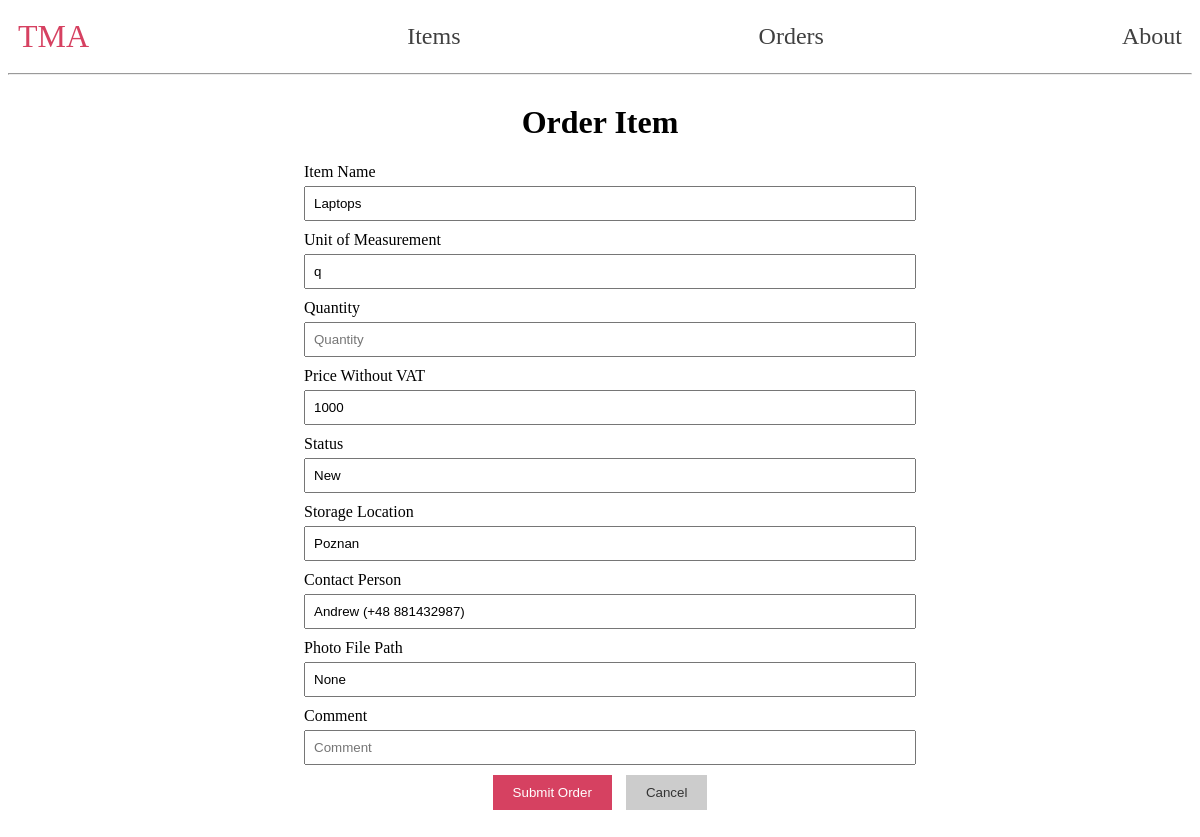
Page /orders/create/1 on the committed database.
### tables this page shows
CREATE TABLE Items (
    ItemID INTEGER PRIMARY KEY,
    ItemGroup VARCHAR(255) NOT NULL,
    UnitOfMeasurement VARCHAR(255) NOT NULL,
    Quantity INTEGER NOT NULL,
    PriceWithoutVAT DECIMAL(10, 2) NOT NULL,
    Status VARCHAR(255) NOT NULL,
    StorageLocation VARCHAR(255),
    ContactPerson TEXT,
    PhotoFilePath VARCHAR(255)
);

### app/routes/requests.py (the view, shortened to what this page needs)
@requests_bp.route('/orders/create/<int:item_id>', methods=['GET', 'POST'])
def order_item(item_id):
    conn = get_db_connection()
    cursor = conn.cursor()
    cursor.execute("SELECT * FROM Items WHERE ItemID = ?", (item_id,))
    item = cursor.fetchone()
    conn.close()
    return render_template('order_item.html', item=item)

### app/utils.py (called while the page is built)
def get_db_connection():
    current_dir = os.path.dirname(os.path.abspath(__file__))
    parent_dir = os.path.dirname(current_dir)
    db_path = os.path.join(parent_dir, 'db', 'database.db')
    conn = sqlite3.connect(db_path)
    conn.row_factory = sqlite3.Row
    return conn

### app/templates/order_item.html
{% extends 'base.html' %}
{% block content %}
    <div style="display: flex; justify-content: center;">
        <div style="width: 50%;">
            <h1 style="text-align: center;">Order Item</h1>
            <form method="post" style="margin-bottom: 20px;">
                <label for="item_group" style="display: block; margin-bottom: 5px;">Item Name</label>
                <input type="text" name="item_group" placeholder="Item group" value="{{ item['ItemGroup'] }}" readonly style="padding: 8px; width: 100%; margin-bottom: 10px;">
                <label for="unit_of_measurement" style="display: block; margin-bottom: 5px;">Unit of Measurement</label>
                <input type="text" name="unit_of_measurement" placeholder="Unit of measurement" value="{{ item['UnitOfMeasurement'] }}" readonly style="padding: 8px; width: 100%; margin-bottom: 10px;">
                <label for="quantity" style="display: block; margin-bottom: 5px;">Quantity</label>
                <input type="number" name="quantity" placeholder="Quantity" value="" required style="padding: 8px; width: 100%; margin-bottom: 10px;">
                <label for="price_without_vat" style="display: block; margin-bottom: 5px;">Price Without VAT</label>
                <input type="text" name="price_without_vat" placeholder="Price without VAT" value="{{ item['PriceWithoutVAT'] }}" readonly style="padding: 8px; width: 100%; margin-bottom: 10px;">
                <label for="status" style="display: block; margin-bottom: 5px;">Status</label>
                <input type="text" name="status" placeholder="Status" value="{{ item['Status'] }}" readonly style="padding: 8px; width: 100%; margin-bottom: 10px;">
                <label for="storage_location" style="display: block; margin-bottom: 5px;">Storage Location</label>
                <input type="text" name="storage_location" placeholder="Storage location" value="{{ item['StorageLocation'] }}" readonly style="padding: 8px; width: 100%; margin-bottom: 10px;">
                <label for="contact_person" style="display: block; margin-bottom: 5px;">Contact Person</label>
                <input type="text" name="contact_person" placeholder="Contact person" value="{{ item['ContactPerson'] }}" readonly style="padding: 8px; width: 100%; margin-bottom: 10px;">
                <label for="photo_file_path" style="display: block; margin-bottom: 5px;">Photo File Path</label>
                <input type="text" name="photo_file_path" placeholder="Photo file path" value="{{ item['PhotoFilePath'] }}" readonly style="padding: 8px; width: 100%; margin-bottom: 10px;">
                <label for="comment" style="display: block; margin-bottom: 5px;">Comment</label>
                <input type="text" name="comment" placeholder="Comment" style="padding: 8px; width: 100%; margin-bottom: 10px;">
                <div style="text-align: center;">
                    <button type="submit" style="padding: 10px 20px; background-color: #d64161; color: white; border: none; cursor: pointer; margin-right: 10px;">Submit Order</button>
                    <a href="{{ url_for('routes.items.list_items') }}" style="text-decoration: none;"><button type="button" style="padding: 10px 20px; background-color: #ccc; color: #333; border: none; cursor: pointer;">Cancel</button></a>
                </div>
            </form>
        </div>
    </div>
{% endblock %}

### rows in the picture
Items: item_group "Laptops", unit_of_measurement "q", price_without_vat "1000", status "New", storage_location "Poznan", contact_person "Andrew (+48 881432987)", photo_file_path "None"
